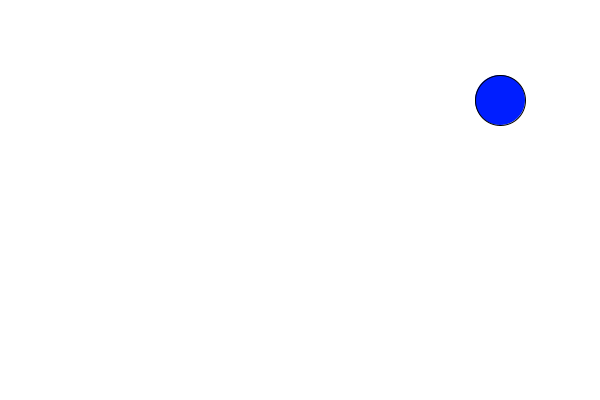
Frame 1 (no input)
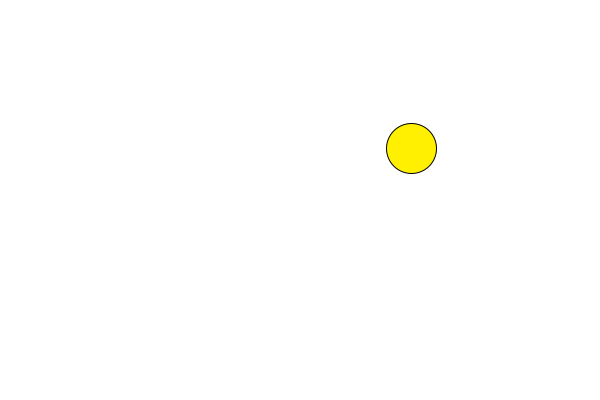
Frame 60 (the mouse pressed at the canvas centre just before this capture)
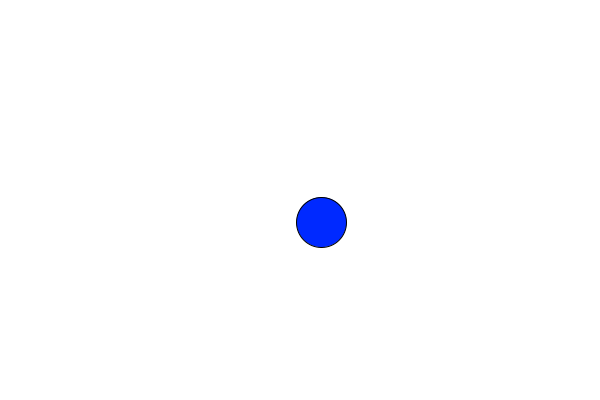
Frame 120 (the mouse held since frame 60 and released just before this capture)

The Processing sketch that drew these frames (run headless with seeded random() and noise(); from frame 60 on, the mouse is pressed at the canvas centre):

// Processing sketch: sketch_03bouncingball
// ── sketch_03bouncingball.pde
float x = 500 , y = 100;
float w = -1.5;
float g = 0;

void setup() {
  colorMode(HSB,360,100,100);
  size(600,400);
  frameRate(30);
}

void draw() {
  background(360);
  
  fill(random(360),100,100);
  ellipse(x , y , 50, 50);
  x += w;
  y += g;
  g += 0.5;
  
  if (x < 0 || x > 600) {
    w = -w;
  }
  if (y > 400) {
    g = -0.95*g;
  }
  if (y < 100) {
    g = -g;
  }
  println(g);
}
